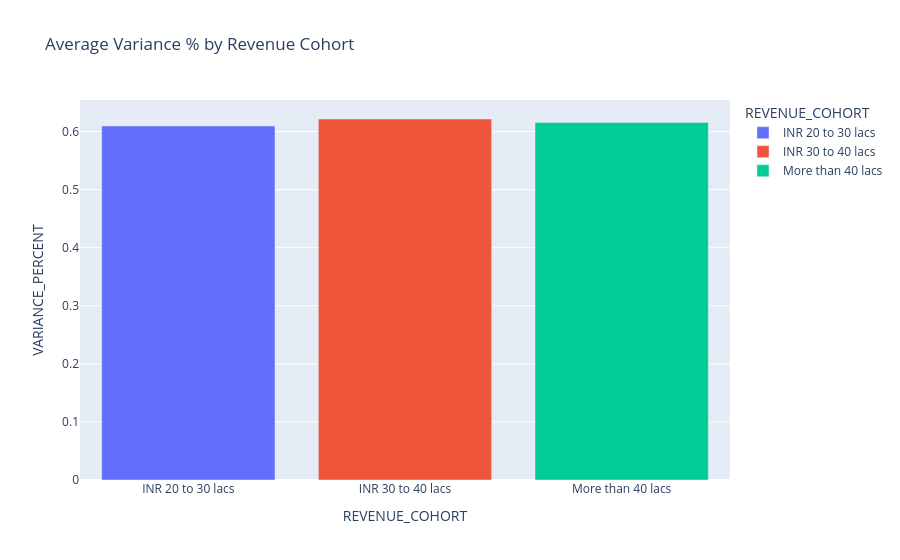

Source (notebook cell):
### Code cell
fig = px.bar(
    variance_summary,
    x="REVENUE_COHORT",
    y="VARIANCE_PERCENT",
    color="REVENUE_COHORT",
    title="Average Variance % by Revenue Cohort"
)

fig.show()

### Figure 1 — Plotly figure (JSON) as saved in the notebook; plotly's stock layout.template omitted (floating-point values rounded to 4 significant figures)
{"data": [{"hovertemplate": "REVENUE_COHORT=%{x}<br>VARIANCE_PERCENT=%{y}<extra></extra>", "legendgroup": "INR 20 to 30 lacs", "marker": {"color": "#636efa", "pattern": {"shape": ""}}, "name": "INR 20 to 30 lacs", "orientation": "v", "showlegend": true, "textposition": "auto", "type": "bar", "x": ["INR 20 to 30 lacs"], "xaxis": "x", "y": [0.6097], "yaxis": "y"}, {"hovertemplate": "REVENUE_COHORT=%{x}<br>VARIANCE_PERCENT=%{y}<extra></extra>", "legendgroup": "INR 30 to 40 lacs", "marker": {"color": "#EF553B", "pattern": {"shape": ""}}, "name": "INR 30 to 40 lacs", "orientation": "v", "showlegend": true, "textposition": "auto", "type": "bar", "x": ["INR 30 to 40 lacs"], "xaxis": "x", "y": [0.6216], "yaxis": "y"}, {"hovertemplate": "REVENUE_COHORT=%{x}<br>VARIANCE_PERCENT=%{y}<extra></extra>", "legendgroup": "More than 40 lacs", "marker": {"color": "#00cc96", "pattern": {"shape": ""}}, "name": "More than 40 lacs", "orientation": "v", "showlegend": true, "textposition": "auto", "type": "bar", "x": ["More than 40 lacs"], "xaxis": "x", "y": [0.6157], "yaxis": "y"}], "layout": {"barmode": "relative", "legend": {"title": {"text": "REVENUE_COHORT"}, "tracegroupgap": 0}, "title": {"text": "Average Variance % by Revenue Cohort"}, "xaxis": {"anchor": "y", "categoryarray": ["INR 20 to 30 lacs", "INR 30 to 40 lacs", "More than 40 lacs"], "categoryorder": "array", "domain": [0, 1], "title": {"text": "REVENUE_COHORT"}}, "yaxis": {"anchor": "x", "domain": [0, 1], "title": {"text": "VARIANCE_PERCENT"}}}}
